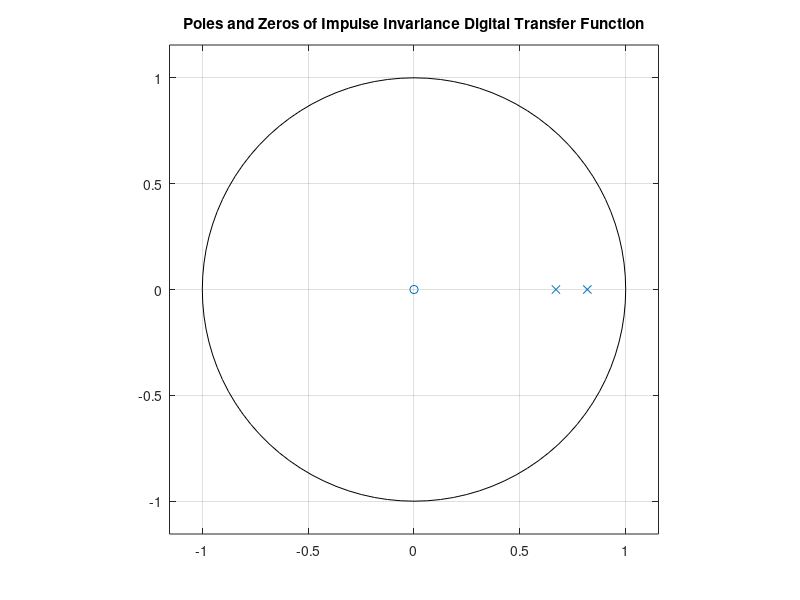
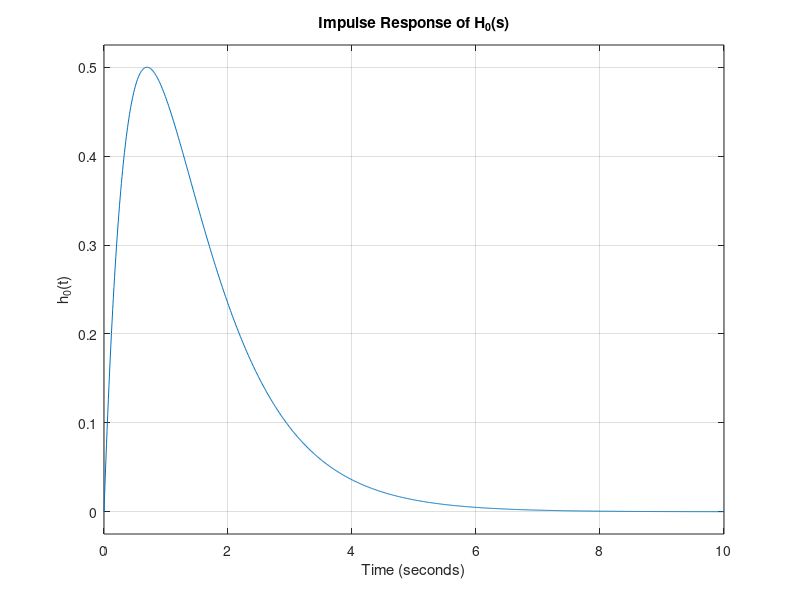
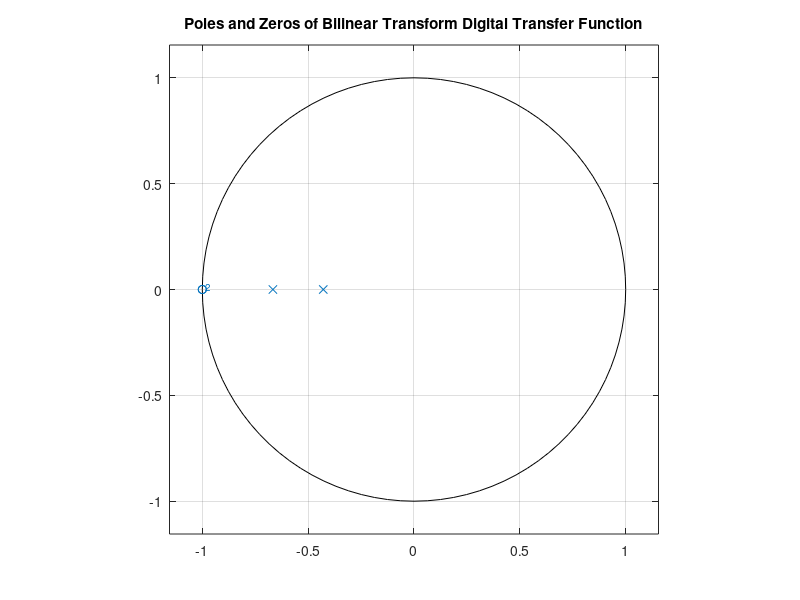
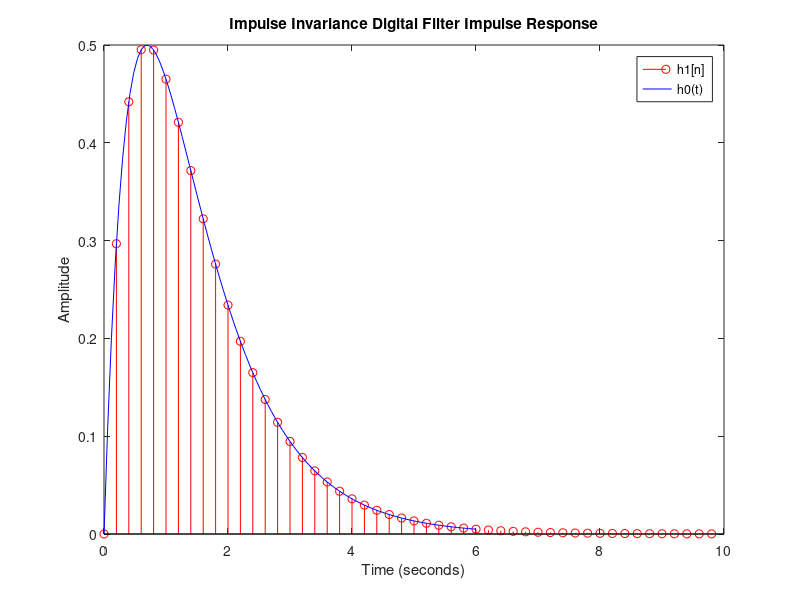

The MATLAB source for these figures, in order: (Note: this script raises an error after producing the figures.)
num = [2];
den = [1 3 2];
H0 = tf(num, den)

p = pole(H0)

z = zero(H0)

% Sampling frequency for digital filter (following Nyquist Criterion)
fs = 5; % twice the highest frequency (2.5Hz)
% Obtain the z-transform using Impulse Invariance Method
[H1num, H1den] = impinvar(num, den, fs);
H1 = tf(H1num, H1den, 1/fs)

% Plotting the poles and zeros of the digital filter (Impulse Invariance)
figure;
zplane(H1num, H1den);
title('Poles and Zeros of Impulse Invariance Digital Transfer Function');

% Compute and plot the impulse response of H0
t = 0:0.01:10; % Time vector from 0 to 10 seconds with 0.01s step
figure;
impulse(H0, t);
title('Impulse Response of H_0(s)');
xlabel('Time (seconds)');
ylabel('h_0(t)');
grid on;

[H2num, H2den] = bilinear(num, den, fs);
H2 = tf(H2num, H2den, 1/fs)

% Plotting poles and zeros of the digital filter (Bilinear Transform)
figure;
zplane(H2num, H2den);
title('Poles and Zeros of Bilinear Transform Digital Transfer Function');

% Part (c): Impulse Response of H1 and H2
% Impulse response of H1
[impresp1, n1] = impz(H1num, H1den, 50);
figure;
stem(n1/fs, impresp1*fs, 'r'); % Scale to seconds and correct amplitude
hold on;
% Impulse response of H0
[impresp0, t0] = impulse(H0);
plot(t0, impresp0, 'b');
title('Impulse Invariance Digital Filter Impulse Response');
legend('h1[n]', 'h0(t)');
xlabel('Time (seconds)');
ylabel('Amplitude');
hold off;

% Impulse response of H2
[impresp2, n2] = impz(H2num, H2den, 50);
figure;
stem(n2/fs, impresp2*fs, 'Color', [0 0.6 0]); % Scale to seconds and correct
amplitude
hold on;
plot(t0, impresp0, 'b');
title('Bilinear Transform Digital Filter Impulse Response');
legend('h2[n]', 'h0(t)');
xlabel('Time (seconds)');
ylabel('Amplitude');
hold off;

% Part (d): Frequency Responses
% Analog filter frequency response
options = bodeoptions;
options.FreqUnits = 'Hz';
options.FreqScale = 'linear';
options.Xlim = [0, fs/2];
options.Grid = 'on';
figure;
bode(H0, options);
title('Analog Filter H0(s) Frequency Response');

% Frequency response of H1 (Impulse Invariance)
figure;
freqz(H1num, H1den, 512, fs);
title('Impulse Invariance Digital Filter H1(z) Frequency Response');

% Frequency response of H2 (Bilinear Transform)
figure;
freqz(H2num, H2den, 512, fs);
title('Bilinear Transform Digital Filter H2(z) Frequency Response');

% Combined magnitude responses
[h0, w0] = freqs(num, den, 0:(2*pi*fs/100):(2*pi*fs/2));
[h1, frq1] = freqz(H1num, H1den, 512, fs);
[h2, frq2] = freqz(H2num, H2den, 512, fs);
figure;
plot(w0/(2*pi), 20*log10(abs(h0)), 'b');
hold on;

plot(frq1, 20*log10(abs(h1)), 'r');
plot(frq2, 20*log10(abs(h2)), 'Color', [0 0.6 0]);
title('Magnitude Responses of Analog and Digital Filters');
legend('Analog', 'Impulse Invariance', 'Bilinear Transform', 'Location',
'southwest');
xlabel('Frequency (Hz)');
ylabel('Magnitude (dB)');
grid on;
pbaspect([2 1 1]);
hold off;

% Combined phase responses
figure;
plot(w0/(2*pi), unwrap(angle(h0)) * 180/pi, 'b');
hold on;
plot(frq1, unwrap(angle(h1)) * 180/pi, 'r');
plot(frq2, unwrap(angle(h2)) * 180/pi, 'Color', [0 0.6 0], 'LineStyle',
'--');
title('Phase Responses of Analog and Digital Filters');
legend('Analog', 'Impulse Invariance', 'Bilinear Transform');
xlabel('Frequency (Hz)');
ylabel('Phase (degrees)');
grid on;
pbaspect([2 1 1]);

%Partial Fraction Decomposition of Digital filterrs
[r1, p1, k1] = residuez(H1num, H1den)

[r2, p2, k2] = residuez(H2num, H2den)

